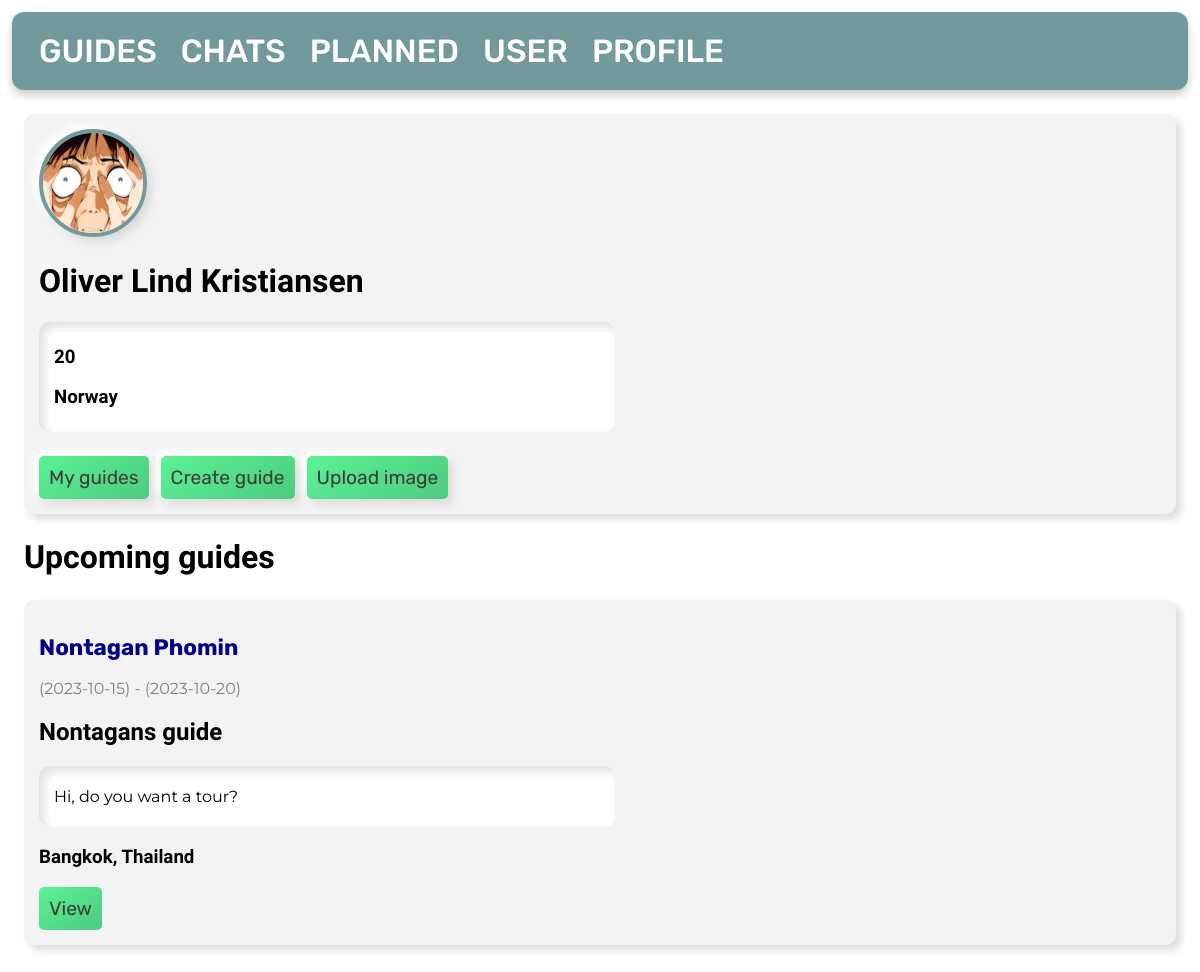
/profile/, run on the app's committed database.
### tables this page shows
CREATE TABLE images
(
    id   INTEGER PRIMARY KEY AUTOINCREMENT,
    img  TEXT,
    user INTEGER,
    FOREIGN KEY (user) REFERENCES user (id)
);

CREATE TABLE user
(
    id        INTEGER PRIMARY KEY AUTOINCREMENT,
    firstname TEXT NOT NULL,
    lastname  TEXT NOT NULL,
    age       INTEGER,
    country   TEXT
);

CREATE TABLE guide_user
(
    id        INTEGER PRIMARY KEY AUTOINCREMENT,
    user      INTEGER NOT NULL,
    guide     INTEGER NOT NULL,
    from_date DATE    NOT NULL,
    to_date   DATE    NOT NULL,
    FOREIGN KEY (user) REFERENCES user (id),
    FOREIGN KEY (guide) REFERENCES posts (id)
);

CREATE TABLE posts
(
    id       INTEGER PRIMARY KEY AUTOINCREMENT,
    byUser   INTEGER,
    created  TIMESTAMP NOT NULL DEFAULT CURRENT_TIMESTAMP,
    title    TEXT      NOT NULL,
    content  TEXT      NOT NULL,
    country  TEXT      NOT NULL,
    city     TEXT      NOT NULL,
    language TEXT,
    price    INTEGER   NOT NULL,
    type     TEXT,
    FOREIGN KEY (byUser) REFERENCES user (id)
);

### app.py (the view)
@app.route('/profile/', methods=('GET', 'POST'))
def profile():
    global user_id
    if request.form.get('redirect') == '1':
        return redirect(url_for('guides'))
    elif request.form.get('redirect') == '2':
        return redirect(url_for('create'))
    elif request.form.get('redirect') == '3':
        return redirect(url_for('upload'))
    db = get_db_connection()
    user = db.execute('SELECT * FROM user WHERE user.id = ?', (user_id,)).fetchone()
    guide = db.execute(
        'SELECT * FROM guide_user, posts, user WHERE guide_user.user = ? AND posts.id = guide_user.guide AND user.id = posts.byUser',
        (user_id,)).fetchall()
    image = db.execute('SELECT * FROM images WHERE images.user = ? ORDER BY id DESC LIMIT 1', (user_id,)).fetchone()
    db.close()
    return render_template('profile.html', user=user, guide=guide, image=image)

### app.py (called while the page is built)
def get_db_connection():
    db = sqlite3.connect('database.db')
    db.row_factory = sqlite3.Row
    return db

### templates/profile.html (shortened to what this page needs)
{% extends 'base.html' %}
{% block content %}
    <div class='post'>
        <object class="pp" data="{{ url_for('static', filename=image['img']) }}">
        </object>
        <h1>{{ user['firstname'] }} {{ user['lastname'] }}</h1>
        <div id="textsec">
            <h3>{{ user['age'] }}</h3>
            <h3>{{ user['country'] }}</h3>
        </div>
        <form method="post" action="/profile/">
            <button id="button" type="submit" value="1" name="redirect">My guides</button>
            <button id="button" type="submit" value="2" name="redirect">Create guide</button>
            <button id="button" type="submit" value="3" name="redirect">Upload image</button>
        </form>
    </div>
    <h1 id="title">Upcoming guides</h1>
    {% for guide in guide %}
        <div class='post'>
            <h3>
                <a id="profile"
                   href="{{ url_for('viewProfile', id=guide['guide'], u=guide['user']) }}">{{ guide['firstname'] }} {{ guide['lastname'] }}
                </a>
            </h3>
            <p id="date">({{ guide['from_date'] }}) - ({{ guide['to_date'] }})</p>
            <h2>{{ guide['title'] }}</h2>
            <div id="textsec">
                <p>{{ guide['content'] }}</p>
            </div>
            <h3>{{ guide['city'] }}, {{ guide['country'] }}</h3>
            <a href="{{ url_for('view', id=guide['guide']) }}">View</a>
        </div>
    {% endfor %}
{% endblock %}

### templates/base.html (style rules this page uses)
.post { padding: 15px; margin: 2vw; background-color: #f3f3f3; border-radius: 10px; box-shadow: 5px 5px 9px #dbdbdb, -5px -5px 9px #ffffff; }
body { margin: 0; padding-bottom: 7rem; }
h1, h2, h3 { font-family: 'Lexend', sans-serif; }
#title { margin: 2vw; }
p { font-family: 'Montserrat', sans-serif; }
a { font-family: 'Rubik', sans-serif; text-decoration: none; }
#button { font-family: 'Rubik', sans-serif; font-size: 1.2em; border-radius: 5px; margin-right: 0.5rem; margin-top: 0.5rem; padding: 10px; color: #3b3b3b; outline: none; border: none; transition: 300ms; background: linear-gradient(145deg, #5bf295, #4dcb7d); box-shadow: 5px 5px 9px #dbdbdb, -5px -5px 9px #ffffff; }
body .post a { font-family: 'Rubik', sans-serif; font-size: 1.2em; display: inline-block; border-radius: 5px; padding: 10px; color: #3b3b3b; background: linear-gradient(145deg, #5bf295, #4dcb7d); outline: none; border: none; transition: 300ms; }
#textsec { background-color: white; padding-top: 5px; padding-bottom: 5px; padding-left: 15px; margin-top: 1rem; margin-bottom: 1rem; width: 50%; border-radius: 10px; box-shadow: inset 5px 5px 10px #e0e0e0, inset -5px -5px 10px #ffffff; }
#profile { font-family: 'Rubik', sans-serif; font-size: 1.2em; display: inline-block; border-radius: 0; padding: 0; background: transparent; color: darkblue; outline: none; border: none; }
#date { color: grey; }
.pp { display: inline-block; position: relative; width: 100px; height: 100px; overflow: hidden; border-radius: 50%; border: 4px #729a9d solid; box-shadow: 5px 5px 9px #dbdbdb, -5px -5px 9px #ffffff; }

### data on the page
user: firstname "Oliver Lind", lastname "Kristiansen", age "20", country "Norway"
guide_user: firstname "Nontagan", lastname "Phomin", from_date "2023-10-15", to_date "2023-10-20", title "Nontagans guide", content "Hi, do you want a tour?", city "Bangkok", country "Thailand"
